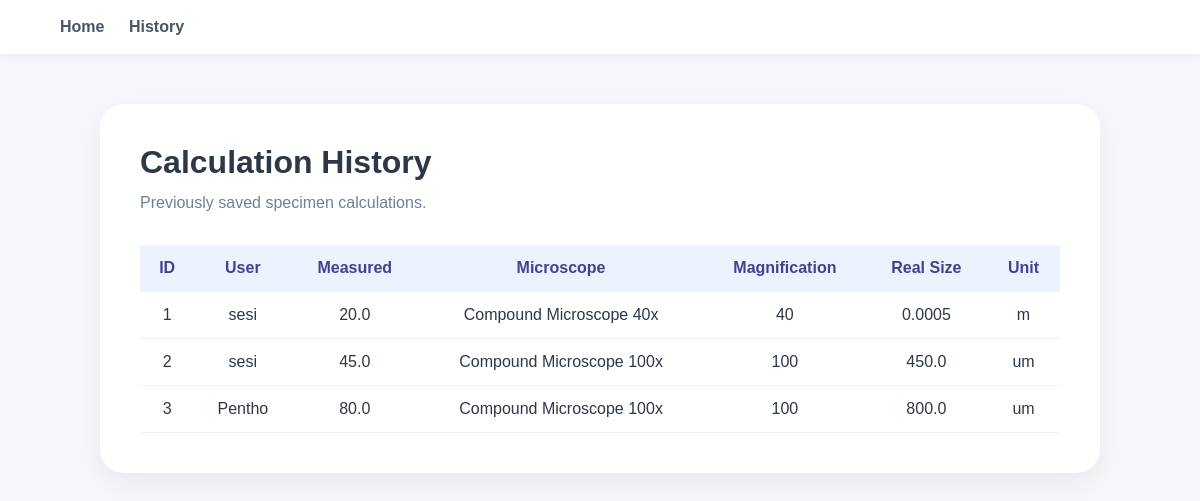
The app's page /history with its own data.
### tables this page shows
CREATE TABLE calculations (
            id INTEGER PRIMARY KEY AUTOINCREMENT,
            username TEXT NOT NULL,
            measured_size REAL NOT NULL,
            microscope_type TEXT NOT NULL,
            magnification INTEGER NOT NULL,
            real_size REAL NOT NULL,
            output_unit TEXT NOT NULL
        );

### web/app.py (the view)
@app.route("/history")
def history():
    records = get_records()
    return render_template(
        "history.html",
        records=records
    )

### core/database.py (called while the page is built)
def connect_db():
    return sqlite3.connect(DB_NAME)

def get_records():
    conn = connect_db()
    cursor = conn.cursor()
    cursor.execute("SELECT * FROM calculations")
    records = cursor.fetchall()
    conn.close()
    return records

### web/templates/history.html
{% extends 'base.html' %}
{% block content %}
<div class="card history-card">
    <h1>Calculation History</h1>
    <p class="subtitle">
        Previously saved specimen calculations.
    </p>
    <div class="table-container">
        <table>
            <tr>
                <th>ID</th>
                <th>User</th>
                <th>Measured</th>
                <th>Microscope</th>
                <th>Magnification</th>
                <th>Real Size</th>
                <th>Unit</th>
            </tr>
            {% for record in records %}
            <tr>
                {% for item in record %}
                <td>{{ item }}</td>
                {% endfor %}
            </tr>
            {% endfor %}
        </table>
    </div>
</div>
{% endblock %}

### web/templates/base.html (shortened to what this page needs)
<!DOCTYPE html>
<html lang="en">
<head>
    <link rel="stylesheet"
          href="{{ url_for('static', filename='styles.css') }}">
</head>
<body>
    <nav class="navbar">
        <div class="nav-links">
            <a href="/">Home</a>
            <a href="/history">History</a>
        </div>
    </nav>
    <main class="main-container">
        {% block content %}
        {% endblock %}
    </main>
</body>
</html>

### web/static/styles.css (style rules this page uses)
* { margin: 0; padding: 0; box-sizing: border-box; }
body { font-family: Arial, sans-serif; background: #f5f7fb; color: #2d3748; min-height: 100vh; }
.navbar { background: white; padding: 18px 40px; display: flex; justify-content: space-between; align-items: center; box-shadow: 0 2px 12px rgba(0, 0, 0, 0.05); }
.nav-links a { text-decoration: none; color: #4a5568; margin-left: 20px; font-weight: 600; transition: 0.2s; }
.main-container { display: flex; justify-content: center; padding: 50px 20px; }
.card { width: 100%; max-width: 750px; background: white; padding: 40px; border-radius: 24px; box-shadow: 0 10px 30px rgba(0, 0, 0, 0.06); }
.history-card { max-width: 1000px; }
h1 { font-size: 32px; margin-bottom: 10px; color: #2d3748; }
.subtitle { color: #718096; margin-bottom: 30px; line-height: 1.5; }
.table-container { overflow-x: auto; margin-top: 25px; }
table { width: 100%; border-collapse: collapse; background: white; }
th { background: #edf2ff; color: #434190; }
th, td { padding: 14px; border-bottom: 1px solid #edf2f7; text-align: center; }

### records on screen
calculations: record "1" "40" "m", username "sesi", measured_size "20.0", microscope_type "Compound Microscope 40x", real_size "0.0005"
calculations: record "2" "100", username "sesi", measured_size "45.0", microscope_type "Compound Microscope 100x", real_size "450.0", output_unit "um"
calculations: record "3" "100", username "Pentho", measured_size "80.0", microscope_type "Compound Microscope 100x", real_size "800.0", output_unit "um"
